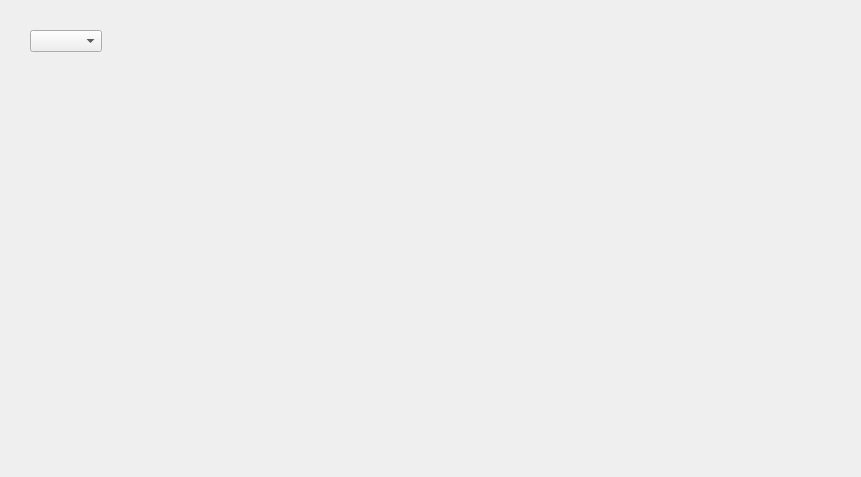
<?xml version="1.0" encoding="UTF-8"?>
<ui version="4.0">
 <class>AutoTest</class>
 <widget class="QWidget" name="AutoTest">
  <property name="geometry">
   <rect>
    <x>0</x>
    <y>0</y>
    <width>861</width>
    <height>477</height>
   </rect>
  </property>
  <property name="windowTitle">
   <string>Form</string>
  </property>
  <widget class="QComboBox" name="comboBox">
   <property name="geometry">
    <rect>
     <x>30</x>
     <y>30</y>
     <width>72</width>
     <height>22</height>
    </rect>
   </property>
  </widget>
 </widget>
 <resources/>
 <connections/>
</ui>
